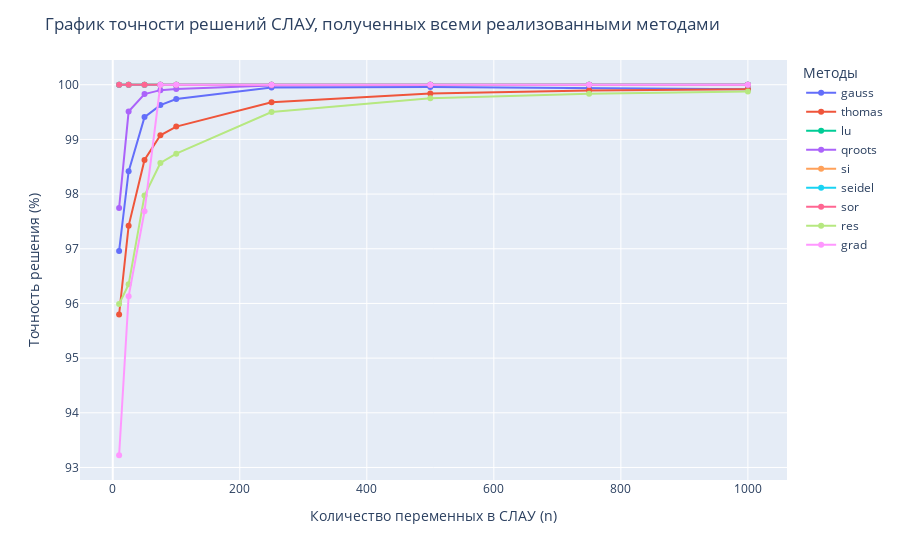

Write notebook code for a chart like this one.
### Code cell
fig = px.line(accuracies_df, x="n", y="accuracy", color="algo", markers=True)

fig.update_layout(
    title="График точности решений СЛАУ, полученных всеми реализованными методами",
    legend=dict(title="Методы"),
    xaxis_title="Количество переменных в СЛАУ (n)",
    yaxis_title="Точность решения (%)",
    yaxis=dict(tickformat=".2ef")
)

fig.show()

### Figure 1 — Plotly figure (JSON) as saved in the notebook; plotly's stock layout.template omitted (floating-point values rounded to 4 significant figures)
{"data": [{"hovertemplate": "algo=gauss<br>n=%{x}<br>accuracy=%{y}<extra></extra>", "legendgroup": "gauss", "line": {"color": "#636efa", "dash": "solid"}, "marker": {"symbol": "circle"}, "mode": "lines+markers", "name": "gauss", "orientation": "v", "showlegend": true, "type": "scatter", "x": [10, 25, 50, 75, 100, 250, 500, 750, 1000], "xaxis": "x", "y": [96.96, 98.42, 99.41, 99.63, 99.74, 99.95, 99.96, 99.93, 99.92], "yaxis": "y"}, {"hovertemplate": "algo=thomas<br>n=%{x}<br>accuracy=%{y}<extra></extra>", "legendgroup": "thomas", "line": {"color": "#EF553B", "dash": "solid"}, "marker": {"symbol": "circle"}, "mode": "lines+markers", "name": "thomas", "orientation": "v", "showlegend": true, "type": "scatter", "x": [10, 25, 50, 75, 100, 250, 500, 750, 1000], "xaxis": "x", "y": [95.8, 97.42, 98.62, 99.07, 99.23, 99.68, 99.84, 99.9, 99.92], "yaxis": "y"}, {"hovertemplate": "algo=lu<br>n=%{x}<br>accuracy=%{y}<extra></extra>", "legendgroup": "lu", "line": {"color": "#00cc96", "dash": "solid"}, "marker": {"symbol": "circle"}, "mode": "lines+markers", "name": "lu", "orientation": "v", "showlegend": true, "type": "scatter", "x": [10, 25, 50, 75, 100, 250, 500, 750, 1000], "xaxis": "x", "y": [100.0, 100.0, 100.0, 100.0, 100.0, 100.0, 100.0, 100.0, 100.0], "yaxis": "y"}, {"hovertemplate": "algo=qroots<br>n=%{x}<br>accuracy=%{y}<extra></extra>", "legendgroup": "qroots", "line": {"color": "#ab63fa", "dash": "solid"}, "marker": {"symbol": "circle"}, "mode": "lines+markers", "name": "qroots", "orientation": "v", "showlegend": true, "type": "scatter", "x": [10, 25, 50, 75, 100, 250, 500, 750, 1000], "xaxis": "x", "y": [97.75, 99.51, 99.83, 99.9, 99.92, 99.98, 99.99, 100.0, 100.0], "yaxis": "y"}, {"hovertemplate": "algo=si<br>n=%{x}<br>accuracy=%{y}<extra></extra>", "legendgroup": "si", "line": {"color": "#FFA15A", "dash": "solid"}, "marker": {"symbol": "circle"}, "mode": "lines+markers", "name": "si", "orientation": "v", "showlegend": true, "type": "scatter", "x": [10, 25, 50, 75, 100, 250, 500, 750, 1000], "xaxis": "x", "y": [100.0, 100.0, 100.0, 100.0, 100.0, 100.0, 100.0, 100.0, 100.0], "yaxis": "y"}, {"hovertemplate": "algo=seidel<br>n=%{x}<br>accuracy=%{y}<extra></extra>", "legendgroup": "seidel", "line": {"color": "#19d3f3", "dash": "solid"}, "marker": {"symbol": "circle"}, "mode": "lines+markers", "name": "seidel", "orientation": "v", "showlegend": true, "type": "scatter", "x": [10, 25, 50, 75, 100, 250, 500, 750, 1000], "xaxis": "x", "y": [100.0, 100.0, 100.0, 100.0, 100.0, 100.0, 100.0, 100.0, 100.0], "yaxis": "y"}, {"hovertemplate": "algo=sor<br>n=%{x}<br>accuracy=%{y}<extra></extra>", "legendgroup": "sor", "line": {"color": "#FF6692", "dash": "solid"}, "marker": {"symbol": "circle"}, "mode": "lines+markers", "name": "sor", "orientation": "v", "showlegend": true, "type": "scatter", "x": [10, 25, 50, 75, 100, 250, 500, 750, 1000], "xaxis": "x", "y": [100.0, 100.0, 100.0, 100.0, 100.0, 100.0, 100.0, 100.0, 100.0], "yaxis": "y"}, {"hovertemplate": "algo=res<br>n=%{x}<br>accuracy=%{y}<extra></extra>", "legendgroup": "res", "line": {"color": "#B6E880", "dash": "solid"}, "marker": {"symbol": "circle"}, "mode": "lines+markers", "name": "res", "orientation": "v", "showlegend": true, "type": "scatter", "x": [10, 25, 50, 75, 100, 250, 500, 750, 1000], "xaxis": "x", "y": [95.99, 96.35, 97.97, 98.57, 98.74, 99.5, 99.75, 99.84, 99.88], "yaxis": "y"}, {"hovertemplate": "algo=grad<br>n=%{x}<br>accuracy=%{y}<extra></extra>", "legendgroup": "grad", "line": {"color": "#FF97FF", "dash": "solid"}, "marker": {"symbol": "circle"}, "mode": "lines+markers", "name": "grad", "orientation": "v", "showlegend": true, "type": "scatter", "x": [10, 25, 50, 75, 100, 250, 500, 750, 1000], "xaxis": "x", "y": [93.22, 96.13, 97.69, 100.0, 100.0, 100.0, 100.0, 100.0, 100.0], "yaxis": "y"}], "layout": {"legend": {"title": {"text": "Методы"}, "tracegroupgap": 0}, "margin": {"t": 60}, "title": {"text": "График точности решений СЛАУ, полученных всеми реализованными методами"}, "xaxis": {"anchor": "y", "domain": [0, 1], "title": {"text": "Количество переменных в СЛАУ (n)"}}, "yaxis": {"anchor": "x", "domain": [0, 1], "tickformat": ".2ef", "title": {"text": "Точность решения (%)"}}}}
